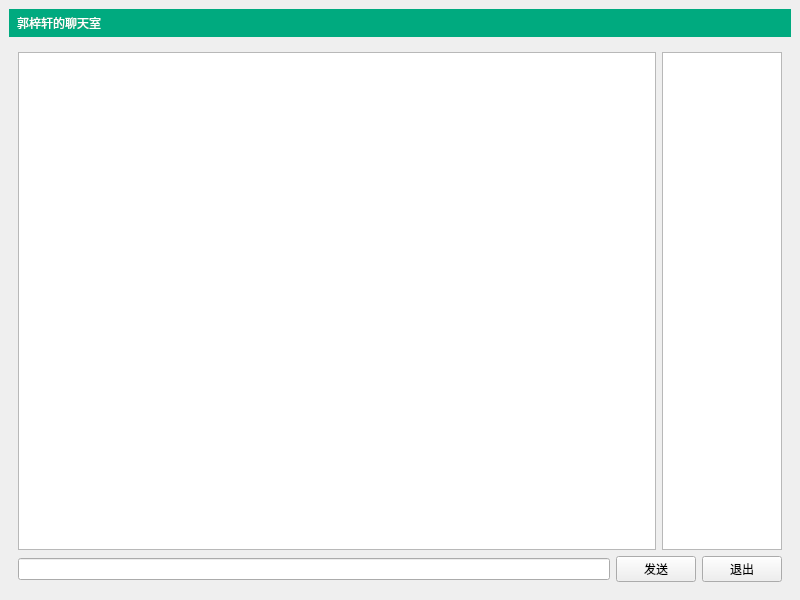
<?xml version="1.0" encoding="UTF-8"?>
<ui version="4.0">
 <class>MainWindow</class>
 <widget class="QMainWindow" name="MainWindow">
  <property name="geometry">
   <rect>
    <x>0</x>
    <y>0</y>
    <width>800</width>
    <height>600</height>
   </rect>
  </property>
  <property name="windowTitle">
   <string>聊天室客户端</string>
  </property>
  <property name="styleSheet">
   <string notr="true">#titleLabel{
	background: white;
	font: 24px &quot;黑体&quot; ;
	border: none;
	border-buttom: 1px solid black;
	padding: 5px;
	color: white;
	background-color:rgba(0,170,127,255);
}
#mainFrame{
border: none;
background: white;
}
#loginFrame{
border: 1px solid gray;
padding: 10px;
border-radius: 25px;
}</string>
  </property>
  <widget class="QWidget" name="centralwidget">
   <layout class="QVBoxLayout" name="verticalLayout">
    <item>
     <widget class="QLabel" name="titleLabel">
      <property name="styleSheet">
       <string notr="true"/>
      </property>
      <property name="text">
       <string>郭梓轩的聊天室</string>
      </property>
     </widget>
    </item>
    <item>
     <widget class="QStackedWidget" name="stackedWidget">
      <property name="currentIndex">
       <number>0</number>
      </property>
      <widget class="QWidget" name="chatPage">
       <layout class="QVBoxLayout" name="verticalLayout_3">
        <item>
         <layout class="QHBoxLayout" name="horizontalLayout">
          <item>
           <widget class="QTextEdit" name="roomTextEdit"/>
          </item>
          <item>
           <widget class="QListWidget" name="userListWidget">
            <property name="maximumSize">
             <size>
              <width>120</width>
              <height>16777215</height>
             </size>
            </property>
           </widget>
          </item>
         </layout>
        </item>
        <item>
         <layout class="QHBoxLayout" name="horizontalLayout_2">
          <item>
           <widget class="QLineEdit" name="sayLineEdit"/>
          </item>
          <item>
           <widget class="QPushButton" name="sayButton">
            <property name="text">
             <string>发送</string>
            </property>
           </widget>
          </item>
          <item>
           <widget class="QPushButton" name="logoutButton">
            <property name="text">
             <string>退出</string>
            </property>
           </widget>
          </item>
         </layout>
        </item>
       </layout>
      </widget>
      <widget class="QWidget" name="loginPage">
       <layout class="QGridLayout" name="gridLayout_2">
        <item row="0" column="1">
         <spacer name="verticalSpacer_2">
          <property name="orientation">
           <enum>Qt::Orientation::Vertical</enum>
          </property>
          <property name="sizeHint" stdset="0">
           <size>
            <width>20</width>
            <height>169</height>
           </size>
          </property>
         </spacer>
        </item>
        <item row="1" column="0">
         <spacer name="horizontalSpacer">
          <property name="orientation">
           <enum>Qt::Orientation::Horizontal</enum>
          </property>
          <property name="sizeHint" stdset="0">
           <size>
            <width>219</width>
            <height>20</height>
           </size>
          </property>
         </spacer>
        </item>
        <item row="1" column="1">
         <widget class="QFrame" name="loginFrame">
          <property name="frameShape">
           <enum>QFrame::Shape::StyledPanel</enum>
          </property>
          <property name="frameShadow">
           <enum>QFrame::Shadow::Raised</enum>
          </property>
          <layout class="QVBoxLayout" name="verticalLayout_2">
           <item>
            <layout class="QGridLayout" name="gridLayout">
             <item row="0" column="0">
              <widget class="QLabel" name="label_2">
               <property name="text">
                <string>服务器地址:</string>
               </property>
              </widget>
             </item>
             <item row="0" column="1">
              <widget class="QLineEdit" name="serverEdit"/>
             </item>
             <item row="1" column="0">
              <widget class="QLabel" name="label_3">
               <property name="text">
                <string>昵称:</string>
               </property>
              </widget>
             </item>
             <item row="1" column="1">
              <widget class="QLineEdit" name="userNameEdit"/>
             </item>
            </layout>
           </item>
           <item>
            <spacer name="verticalSpacer">
             <property name="orientation">
              <enum>Qt::Orientation::Vertical</enum>
             </property>
             <property name="sizeType">
              <enum>QSizePolicy::Policy::Fixed</enum>
             </property>
             <property name="sizeHint" stdset="0">
              <size>
               <width>20</width>
               <height>10</height>
              </size>
             </property>
            </spacer>
           </item>
           <item>
            <widget class="QPushButton" name="loginButton">
             <property name="text">
              <string>登录聊天室</string>
             </property>
            </widget>
           </item>
          </layout>
         </widget>
        </item>
        <item row="1" column="2">
         <spacer name="horizontalSpacer_2">
          <property name="orientation">
           <enum>Qt::Orientation::Horizontal</enum>
          </property>
          <property name="sizeHint" stdset="0">
           <size>
            <width>218</width>
            <height>20</height>
           </size>
          </property>
         </spacer>
        </item>
        <item row="2" column="1">
         <spacer name="verticalSpacer_3">
          <property name="orientation">
           <enum>Qt::Orientation::Vertical</enum>
          </property>
          <property name="sizeHint" stdset="0">
           <size>
            <width>20</width>
            <height>168</height>
           </size>
          </property>
         </spacer>
        </item>
       </layout>
      </widget>
     </widget>
    </item>
   </layout>
  </widget>
 </widget>
 <resources/>
 <connections/>
</ui>
